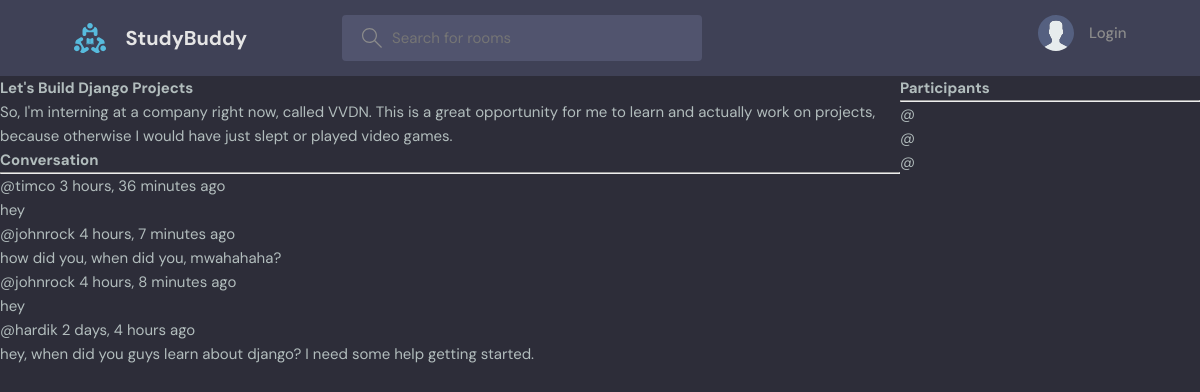
Page /room/3/ on the committed database.
### base/models.py (models this page shows, shortened)
class Room(models.Model):
    host = models.ForeignKey(User, on_delete=models.SET_NULL, null=True)
    topic = models.ForeignKey(Topic, on_delete=models.SET_NULL, null=True)
    name = models.CharField(max_length=200)
    description = models.TextField(null=True, blank=True)
    participants = models.ManyToManyField(User, related_name='participants', blank=True)
    updated = models.DateTimeField(auto_now=True)
    created = models.DateTimeField(auto_now_add=True)
    class Meta:
        ordering = ['-updated', '-created']

class Message(models.Model):
    user = models.ForeignKey(User, on_delete=models.CASCADE)
    room = models.ForeignKey(Room, on_delete=models.CASCADE)
    body = models.TextField()
    updated = models.DateTimeField(auto_now=True)
    created = models.DateTimeField(auto_now_add=True)
    class Meta:
        ordering = ['-updated', '-created']

### base/views.py (the view, shortened to what this page needs)
# urls.py: path('room/<str:pk>/', views.room, name="room"),
def room(request, pk):
    room = Room.objects.get(id=pk)
    room_messages = room.message_set.all() # children of model Message being accessed by _set
    participants = room.participants.all()
    context = {'room': room, 'room_messages': room_messages, 'participants': participants}
    return render(request, 'base/room.html', context)

### base/templates/base/room.html (shortened to what this page needs)
{% extends 'main.html' %}
{% block content %}
<div class="room-container">
    <div>
        <h1>{{room.name}}</h1>
        <p>{{room.description}}</p>
        <div class="comment-wrapper">
            <h3>Conversation</h3>
            <hr>
            {% for message in room_messages %}
                <div>
                    <small>@{{message.user}}  {{message.created|timesince}} ago</small>
                    <p>{{message.body}}</p>
                </div>
            {% endfor %}
        </div>
    </div>
    <div>
        <h3>Participants</h3>
        <hr>
        {% for participant in participants%}
            <p>@{{user.username}}</p>
        {% endfor %}
    </div>
</div>
{% endblock content %}

### static/styles/style.css (style rules this page uses)
:root { --color-main: #71c6dd; --color-main-light: #e1f6fb; --color-dark: #3f4156; --color-dark-medium: #51546e; --color-dark-light: #696d97; --color-light: #e5e5e5; --color-gray: #8b8b8b; --color-light-gray: #b2bdbd; --color-bg: #2d2d39; --color-success: #5dd693; --color-error: #fc4b0b; }
* { font-family: "DM Sans", -apple-system, BlinkMacSystemFont, "Segoe UI", Roboto, Oxygen, Ubuntu, Cantarell, "Open Sans", "Helvetica Neue", sans-serif; margin: 0; padding: 0; box-sizing: border-box; text-rendering: optimizeLegibility; font-size: inherit; }
html { font-size: 56.25%; }
@media only screen and (min-width: 1200px) { html { font-size: 62.5%; } }
body { line-height: 1.6; font-weight: 400; font-size: 1.5rem; color: var(--color-light-gray); background-color: var(--color-bg); min-height: 100vh; }

### base/templates/base/room.html (style rules this page uses)
.room-container { display: grid; grid-template-columns: 3fr 1fr; }

### rows in the picture
Room: name "Let's Build Django Projects", description "So, I'm interning at a company right now, called VVDN. This is a great opportunity for me to learn and actually work on projects, because otherwise I would have just slept or played video games."
Message: user "timco", created "3 hours, 36 minutes", body "hey"
Message: user "johnrock", created "4 hours, 7 minutes", body "how did you, when did you, mwahahaha?"
Message: user "johnrock", created "4 hours, 8 minutes", body "hey"
Message: user "hardik", created "2 days, 4 hours", body "hey, when did you guys learn about django? I need some help getting started."
